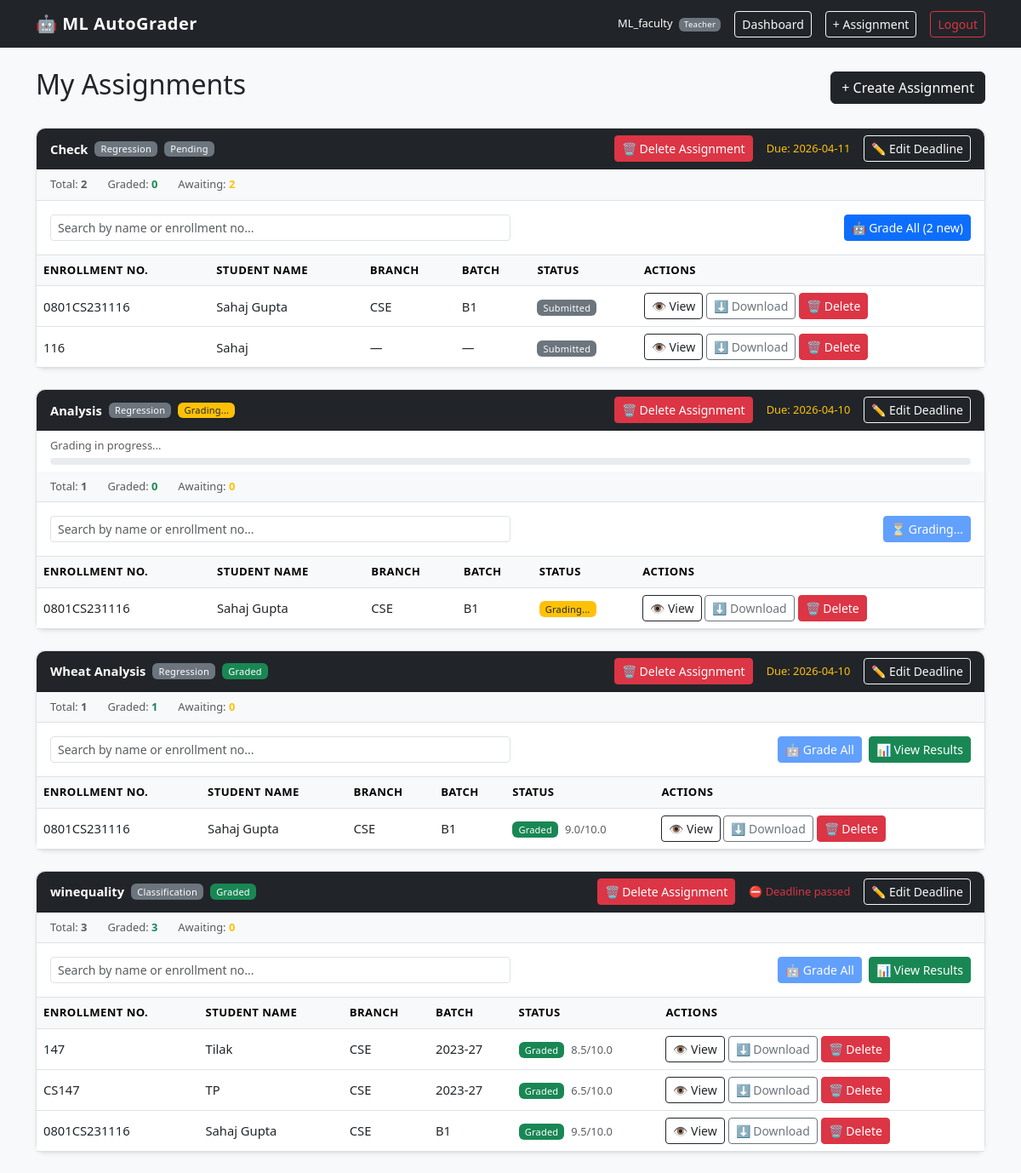
Page /teacher (signed in) on the earlier database version.
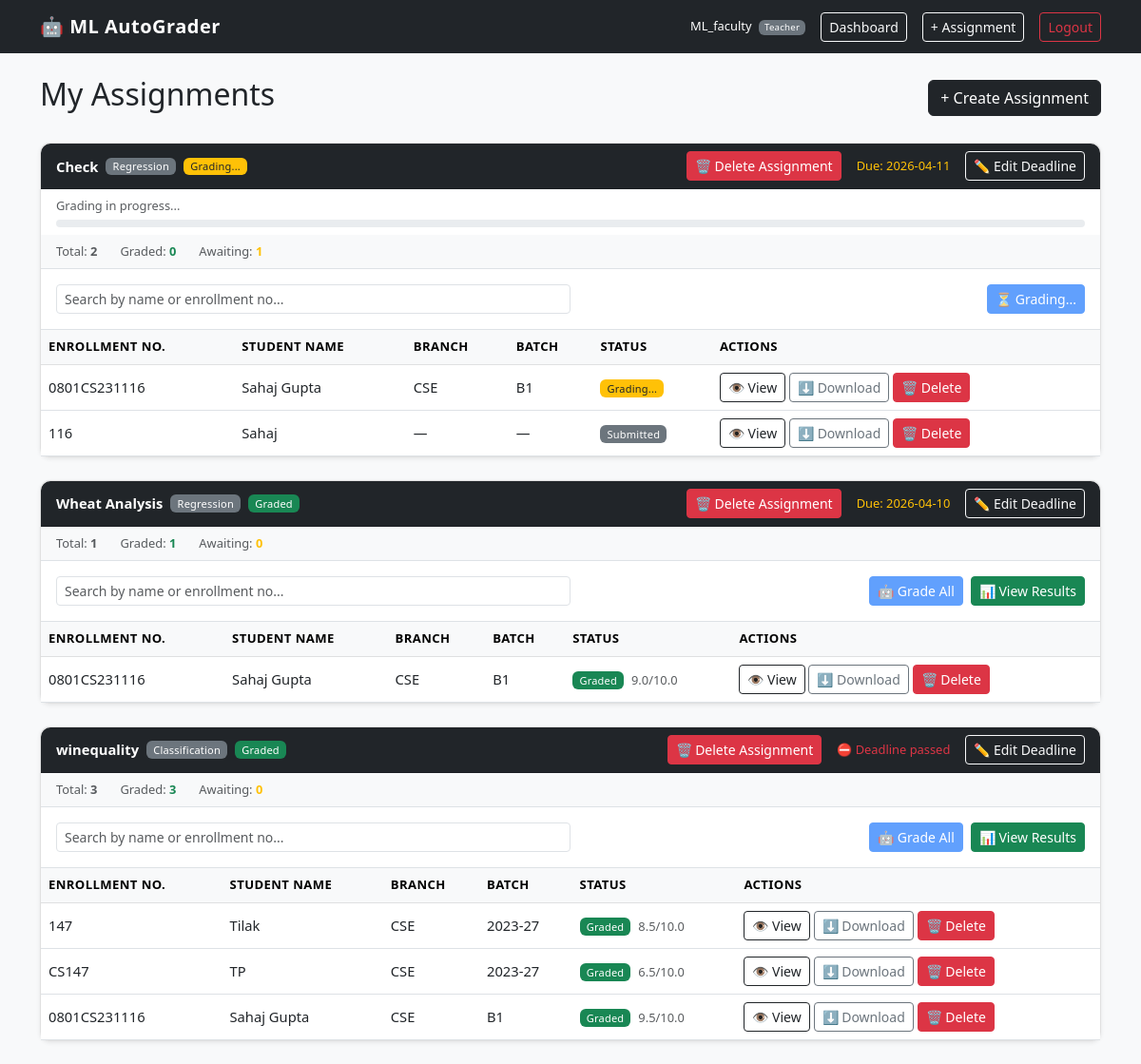
Same page on the later database version.
### models.py (models this page shows, shortened)
class User(db.Model, UserMixin):
    __tablename__ = "user"
    id            = db.Column(db.Integer, primary_key=True)
    name          = db.Column(db.String(100), nullable=False)
    email         = db.Column(db.String(120), unique=True, nullable=False)
    password      = db.Column(db.String(200), nullable=False)
    role          = db.Column(db.String(20), nullable=False)
    status        = db.Column(db.String(20), nullable=True, default="approved")
    enrollment_no = db.Column(db.String(50), unique=True, nullable=True)
    branch        = db.Column(db.String(50), nullable=True)
    batch         = db.Column(db.String(50), nullable=True)
    assignments   = db.relationship("Assignment", backref="creator", lazy=True)
    submissions   = db.relationship("Submission", backref="student",  lazy=True)

class Assignment(db.Model):
    __tablename__ = "assignment"
    id           = db.Column(db.Integer, primary_key=True)
    title        = db.Column(db.String(200), nullable=False)
    description  = db.Column(db.Text,        nullable=False)
    due_date     = db.Column(db.String(50),  nullable=False)
    task_type    = db.Column(db.String(50),  nullable=False)
    rubric_json  = db.Column(db.Text, nullable=False)
    dataset_path = db.Column(db.String(300), nullable=True)
    teacher_id   = db.Column(db.Integer, db.ForeignKey("user.id"), nullable=False)
    grading_status = db.Column(db.String(30), default="pending")
    created_at   = db.Column(db.DateTime, default=datetime.utcnow)
    submissions = db.relationship(
        "Submission",
        backref="assignment",
        cascade="all, delete-orphan"
    )
    @property
    def is_past_deadline(self):
        try:
            due = datetime.strptime(self.due_date, "%Y-%m-%d")
            return datetime.utcnow() > due
        except ValueError:
            return False

class Submission(db.Model):
    __tablename__ = "submission"
    id            = db.Column(db.Integer, primary_key=True)
    student_id    = db.Column(db.Integer, db.ForeignKey("user.id"),         nullable=False)
    assignment_id = db.Column(db.Integer, db.ForeignKey("assignment.id"),   nullable=False)
    file_path     = db.Column(db.String(300), nullable=False)
    status        = db.Column(db.String(30), default="submitted")
    score         = db.Column(db.Float,  nullable=True)
    max_score     = db.Column(db.Float,  nullable=True)
    result_json   = db.Column(db.Text, nullable=True)
    released      = db.Column(db.Boolean, default=False)
    submitted_at  = db.Column(db.DateTime, default=datetime.utcnow)
    graded_at     = db.Column(db.DateTime, nullable=True)

### app.py (the view)
@app.route("/teacher")
@login_required
def teacher_dashboard():
    if current_user.role != "teacher":
        return "Access denied", 403
    assignments = Assignment.query.filter_by(
        teacher_id=current_user.id
    ).order_by(Assignment.created_at.desc()).all()
    students = {u.id: u for u in User.query.filter_by(role="student").all()}
    return render_template(
        "teacher/dashboard.html",
        assignments = assignments,
        students    = students,
    )

### app.py (called while the page is built)
@login_manager.user_loader
def load_user(user_id):
    return User.query.get(int(user_id))

### templates/teacher/dashboard.html (shortened to what this page needs)
{% extends 'base.html' %}
{% block content %}
<div class="d-flex justify-content-between align-items-center mb-4">
    <h2>My Assignments</h2>
    <a href="{{ url_for('create_assignment') }}" class="btn btn-dark">+ Create Assignment</a>
</div>
{% if assignments %}
    {% for assignment in assignments %}
    {% set total_subs  = assignment.submissions | length %}
    {% set graded_subs = assignment.submissions | selectattr('status', 'equalto', 'graded') | list | length %}
    {% set new_subs    = assignment.submissions | selectattr('status', 'equalto', 'submitted') | list | length %}
    <div class="card mb-4 shadow-sm" id="assign-card-{{ assignment.id }}">
        <div class="card-header bg-dark text-white d-flex justify-content-between align-items-center">
            <div class="d-flex align-items-center gap-2">
                <strong>{{ assignment.title }}</strong>
                <span class="badge bg-secondary">{{ assignment.task_type }}</span>
                <span class="badge
                    {% if assignment.grading_status == 'completed' %}bg-success
                    {% elif assignment.grading_status == 'grading' %}bg-warning text-dark
                    {% else %}bg-secondary{% endif %}"
                    id="status-badge-{{ assignment.id }}">
                    {% if assignment.grading_status == 'completed' %}Graded
                    {% elif assignment.grading_status == 'grading' %}Grading...
                    {% else %}Pending{% endif %}
                </span>
            </div>
            <div class="d-flex align-items-center gap-3">
                <button class="btn btn-danger btn-sm"
                        onclick="deleteAssignment({{ assignment.id }})">
                    🗑 Delete Assignment
                </button>
                <small class="{% if assignment.is_past_deadline %}text-danger{% else %}text-warning{% endif %}">
                    {% if assignment.is_past_deadline %}⛔ Deadline passed
                    {% else %}Due: {{ assignment.due_date }}{% endif %}
                </small>
                <button class="btn btn-outline-light btn-sm"
                        data-bs-toggle="modal"
                        data-bs-target="#deadlineModal{{ assignment.id }}">
                    ✏️ Edit Deadline
                </button>
            </div>
        </div>
        <div id="progress-bar-{{ assignment.id }}"
             class="px-3 pt-2 {% if assignment.grading_status != 'grading' %}d-none{% endif %}">
            <div class="d-flex justify-content-between mb-1">
                <small class="text-muted" id="progress-label-{{ assignment.id }}">Grading in progress...</small>
            </div>
            <div class="progress mb-2" style="height:8px">
            </div>
        </div>
        <div class="px-3 py-2 bg-light border-bottom d-flex gap-4">
            <small class="text-muted">Total: <strong>{{ total_subs }}</strong></small>
            <small class="text-muted">Graded: <strong class="text-success" id="graded-count-{{ assignment.id }}">{{ graded_subs }}</strong></small>
            <small class="text-muted">Awaiting: <strong class="text-warning">{{ new_subs }}</strong></small>
        </div>
        <div class="p-3 border-bottom d-flex justify-content-between align-items-center">
            <input type="text"
                   class="form-control form-control-sm w-50 search-input"
                   placeholder="Search by name or enrollment no..."
                   data-table="table-{{ assignment.id }}">
            <div class="d-flex gap-2">
                <button class="btn btn-primary btn-sm grade-all-btn"
                        id="grade-btn-{{ assignment.id }}"
                        data-assign-id="{{ assignment.id }}"
                        {% if assignment.grading_status == 'grading' %}disabled{% endif %}
                        {% if new_subs == 0 and assignment.grading_status != 'grading' %}disabled title="No new submissions"{% endif %}>
                    {% if assignment.grading_status == 'grading' %}
                        ⏳ Grading...
                    {% else %}
                        🤖 Grade All{% if new_subs > 0 %} ({{ new_subs }} new){% endif %}
                    {% endif %}
                </button>
                {% if graded_subs > 0 %}
                <a href="{{ url_for('teacher_view_assignment', assign_id=assignment.id) }}"
                   class="btn btn-success btn-sm">📊 View Results</a>
                {% endif %}
            </div>
        </div>
        <table class="table table-hover mb-0" id="table-{{ assignment.id }}">
            <thead class="table-light">
                <tr>
                    <th>Enrollment No.</th>
                    <th>Student Name</th>
                    <th>Branch</th>
                    <th>Batch</th>
                    <th>Status</th>
                    <th>Actions</th>
                </tr>
            </thead>
            <tbody id="tbody-{{ assignment.id }}">
                {% for sub in assignment.submissions %}
                {% set student = students.get(sub.student_id) %}
                {% if student %}
                <tr id="row-{{ sub.id }}">
                    <td class="enroll">{{ student.enrollment_no }}</td>
                    <td class="sname">{{ student.name }}</td>
                    <td>{{ student.branch or '—' }}</td>
                    <td>{{ student.batch  or '—' }}</td>
                    <td id="status-{{ sub.id }}">
                        {% if sub.status == 'graded' %}
                            <span class="badge bg-success">Graded</span>
                            {% if sub.score is not none %}
                                <span class="ms-1 text-muted small">{{ sub.score }}/{{ sub.max_score }}</span>
                            {% endif %}
                        {% elif sub.status == 'grading' %}
                            <span class="badge bg-warning text-dark">Grading...</span>
                        {% else %}
                            <span class="badge bg-secondary">Submitted</span>
                        {% endif %}
                    </td>
                    <td>
                        <a href="{{ url_for('view_submission', sub_id=sub.id) }}"
                            class="btn btn-outline-dark btn-sm">👁 View</a>
                        <a href="{{ url_for('download_submission', sub_id=sub.id) }}"
                            class="btn btn-outline-secondary btn-sm">⬇ Download</a>
                        <button class="btn btn-danger btn-sm"
                                onclick="deleteAssignment({{ assignment.id }})">
                            🗑 Delete
                        </button>
                    </td>
                </tr>
                {% endif %}
                {% endfor %}
            </tbody>
        </table>
    </div>
    {% endfor %}
{% else %}
<div class="text-center py-5 text-muted">
    <h5>No assignments yet.</h5>
    <a href="{{ url_for('create_assignment') }}" class="btn btn-dark mt-2">Create your first assignment</a>
</div>
{% endif %}
{% endblock %}

### templates/base.html (shortened to what this page needs)
<!DOCTYPE html>
<html lang="en">
<head>
    <link href="https://cdn.jsdelivr.net/npm/bootstrap@5.3.0/dist/css/bootstrap.min.css" rel="stylesheet">
    <link href="{{ url_for('static', filename='css/style.css') }}" rel="stylesheet">
</head>
<body class="bg-light">
<nav class="navbar navbar-expand-lg navbar-dark bg-dark mb-4">
    <div class="container">
        <a class="navbar-brand fw-bold" href="#">🤖 ML AutoGrader</a>
        <div class="d-flex align-items-center gap-3">
            {% if current_user.is_authenticated %}
                <span class="text-white small">
                    {{ current_user.name }}
                    <span class="badge bg-secondary ms-1">{{ current_user.role | title }}</span>
                </span>
                {% if current_user.role == 'student' %}
                    <a href="{{ url_for('student_dashboard') }}" class="btn btn-outline-light btn-sm">Dashboard</a>
                    <a href="{{ url_for('my_grades') }}" class="btn btn-outline-light btn-sm">My Grades</a>
                {% elif current_user.role == 'teacher' %}
                    <a href="{{ url_for('teacher_dashboard') }}" class="btn btn-outline-light btn-sm">Dashboard</a>
                    <a href="{{ url_for('create_assignment') }}" class="btn btn-outline-light btn-sm">+ Assignment</a>
                {% elif current_user.role == 'admin' %}
                    <a href="{{ url_for('admin_dashboard') }}" class="btn btn-outline-light btn-sm">Admin Panel</a>
                {% endif %}
                <a href="{{ url_for('logout') }}" class="btn btn-outline-danger btn-sm">Logout</a>
            {% endif %}
        </div>
    </div>
</nav>
<div class="container">
    {% block content %}{% endblock %}
</div>
</body>
</html>

### static/css/style.css (style rules this page uses)
body { font-size: 0.92rem; }
.navbar-brand { letter-spacing: 0.5px; }
.card { border-radius: 10px; border: 1px solid #e0e0e0; }
.card-header { border-radius: 10px 10px 0 0 !important; }
.table th { font-weight: 600; font-size: 0.82rem; text-transform: uppercase; letter-spacing: 0.4px; }
.table td { vertical-align: middle; }
.badge { font-weight: 500; letter-spacing: 0.2px; }
.progress { border-radius: 10px; background: #e9ecef; }

Differences in the rows shown:
removed Assignment: title "Analysis", task_type "Regression", grading_status "Grading...", due_date "2026-04-10", total_subs "1", graded_subs "0", new_subs "0"
removed Submission: {{ student.enrollment_no }} "0801CS231116", {{ student.name }} "Sahaj Gupta", {{ student.branch or '—' }} "CSE", {{ student.batch  or '—' }} "B1", status "Grading...", shown under "Analysis"
changed Assignment "Check": teacher "2" → "1"; teacher "2" → (not shown); grading_status "Pending 🤖 Grade All ( new)" → "Grading... Grading in progress... ⏳ Grading..."
changed Submission (number 1 of 6 on the later page): status "Submitted" → "Grading..."
